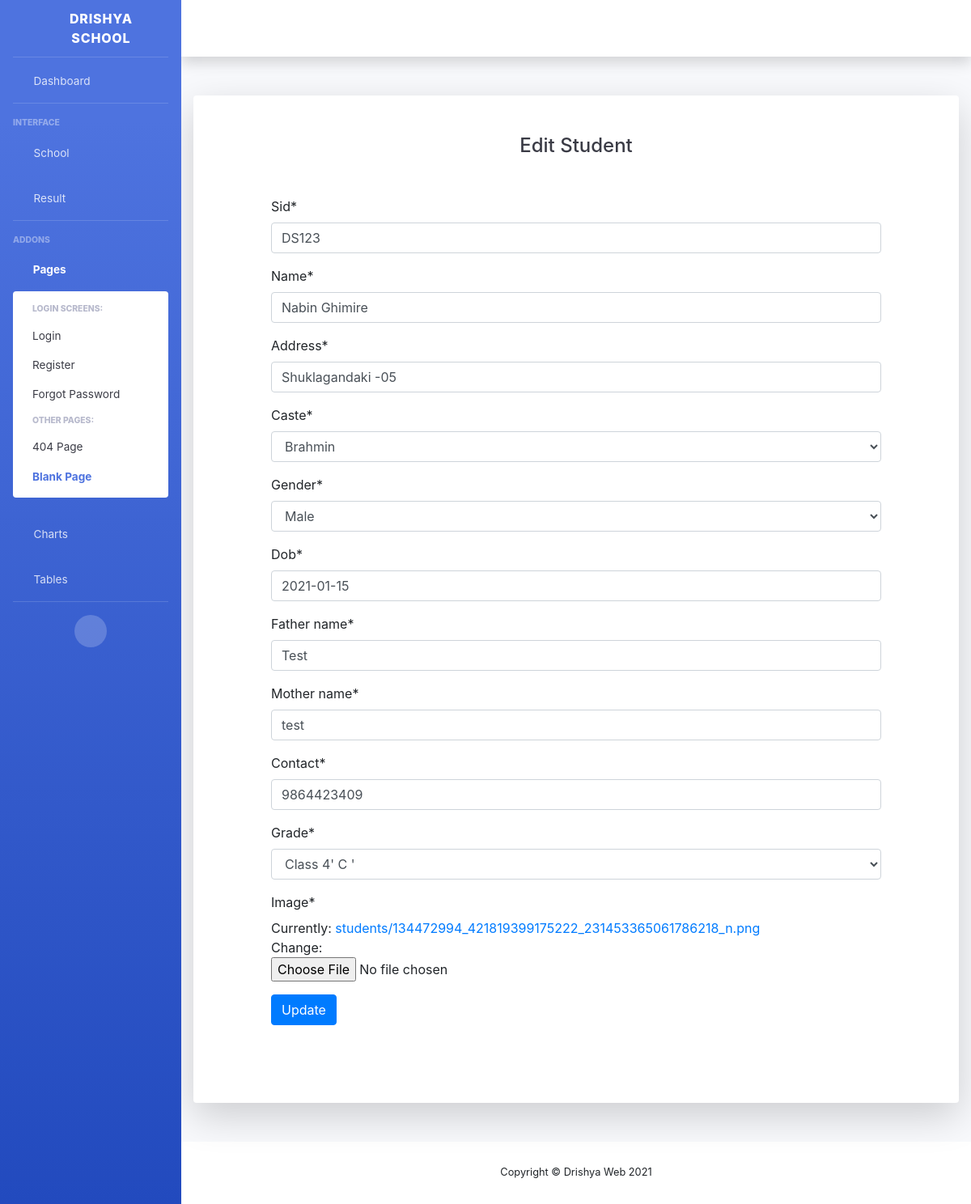
Screenshot of /update-student/1 with the database file from the repository.
### school/models.py (models this page shows, shortened)
class Student(models.Model):
    castes = [
        ('Brahmin' , 'Brahmin'),
        ('Chhetri' , 'Chhetri'),
        ('Jana-jati' , 'Jana-jati'),
        ('Dalit' , 'Dalit'),
        ('Muslim', 'Muslim'),
        ('Christain' , 'Christain'),
        ('Others' , 'Others'),
    ]
    genders = [
        ('Male', 'Male'),
        ('Female' , 'Female'),
        ('Others', 'Others')
    ]
    sid = models.CharField(max_length=254)
    name = models.CharField(max_length=254)
    address = models.CharField(max_length=254)
    caste = models.CharField(max_length=25 , choices=castes)
    gender = models.CharField(max_length=10, choices=genders)
    dob = models.DateField()
    father_name = models.CharField(max_length=254)
    mother_name = models.CharField(max_length=254)
    contact = models.CharField(max_length=254)
    grade = models.ForeignKey(Class , on_delete=models.CASCADE)
    image = models.ImageField(null=True , upload_to='students/')

class Class(models.Model):
    name = models.CharField(max_length=254)
    class_teacher = models.ForeignKey(Teacher , on_delete=models.CASCADE)
    section = models.ForeignKey(Section , on_delete=models.CASCADE)
    is_active = models.BooleanField()
    def __str__(self):
        return str(self.name +"' " + self.section.name + " '")

class Section(models.Model):
    name = models.CharField(max_length=100)
    room_no = models.CharField(max_length=100)

### school/views.py (the view, shortened to what this page needs)
# urls.py: path('update-student/<int:pk>', views.UpdateStudent.as_view(), name="update-student"),
class UpdateStudent( UpdateView):
    model = Student
    fields = ('__all__')

### school/templates/school/student_form.html (shortened to what this page needs)
{% include "dashboard/header.html" %}
{% load crispy_forms_tags %}
<div class="container">
    <div class="card o-hidden border-0 shadow-lg my-5">
        <div class="card-body p-0">
            <div class="row d-flex justify-content-center">
                <div class="col-md-12">
                    <div class="p-5">
                        <div class="text-center">
                            <h1 class="h4 text-gray-900 mb-4">Edit Student {{teacher.name}}</h1>
                        </div>
                        <form class="  m-5" method="POST" action='' enctype="multipart/form-data">
                            {{form | crispy}}
                            <button type="submit" class="btn btn-primary">Update</button>
                    </form>
                    </div>
                </div>
            </div>
        </div>
    </div>
</div>
{% include "dashboard/footer.html" %}

### rows the page displays
Student: sid "DS123", name "Nabin Ghimire", address "Shuklagandaki -05", caste "Brahmin", gender "Male", dob "2021-01-15", father_name "Test", mother_name "test", contact "9864423409", grade "Class 4' C '"
